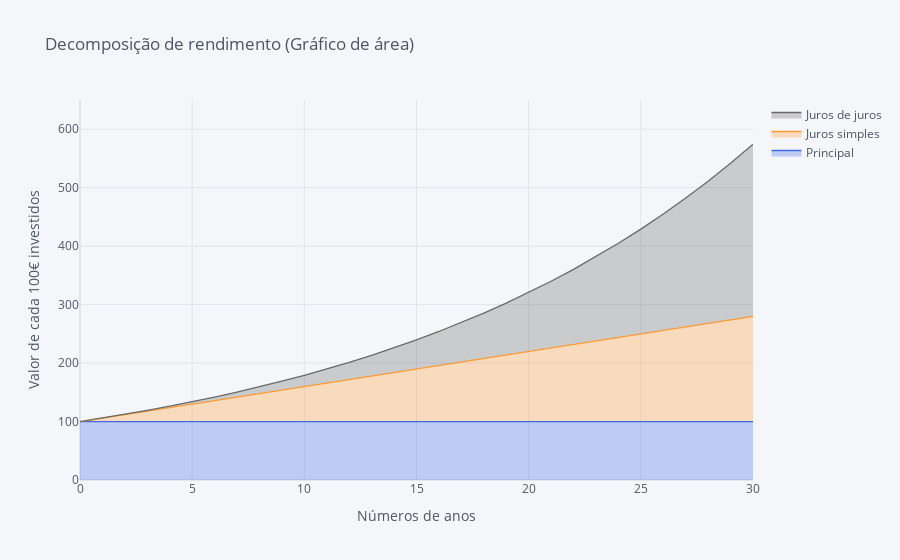

Notebook code for this chart:
### Markdown cell above
Por último acabei por fazer um gráfico de área, pois dá para nos apercebermos melhor daquele crescimento exponential que os juros de juros começam a ter.

Naturalmente, esta é uma forte razão para que o período de investimento deva ser o maior possível e que devemos começar a poupar o mais cedo possível.

### Code cell
df[['Principal', 'Juros simples', 'Juros de juros']].iplot(kind='area',
                                                                   yTitle='Valor de cada 100€ investidos',
                                                                   xTitle='Números de anos',
                                                                   yrange=[0, 650], fill=True,
                                                                   colors=['royalblue', 'orange', 'dimgray'],
                                                                   title='Decomposição de rendimento (Gráfico de área)')

### Figure 1 — Plotly figure (JSON) as saved in the notebook; plotly's stock layout.template omitted (floating-point values rounded to 4 significant figures)
{"data": [{"fill": "tonexty", "fillcolor": "rgba(65, 105, 225, 0.3)", "line": {"color": "rgba(65, 105, 225, 1.0)", "dash": "solid", "shape": "linear", "width": 1.3}, "mode": "lines", "name": "Principal", "text": "", "type": "scatter", "x": [0, 1, 2, 3, 4, 5, 6, 7, 8, 9, 10, 11, 12, 13, 14, 15, 16, 17, 18, 19, 20, 21, 22, 23, 24, 25, 26, 27, 28, 29, 30], "y": [100, 100, 100, 100, 100, 100, 100, 100, 100, 100, 100, 100, 100, 100, 100, 100, 100, 100, 100, 100, 100, 100, 100, 100, 100, 100, 100, 100, 100, 100, 100]}, {"fill": "tonexty", "fillcolor": "rgba(255, 153, 51, 0.3)", "line": {"color": "rgba(255, 153, 51, 1.0)", "dash": "solid", "shape": "linear", "width": 1.3}, "mode": "lines", "name": "Juros simples", "text": "", "type": "scatter", "x": [0, 1, 2, 3, 4, 5, 6, 7, 8, 9, 10, 11, 12, 13, 14, 15, 16, 17, 18, 19, 20, 21, 22, 23, 24, 25, 26, 27, 28, 29, 30], "y": [100, 106, 112, 118, 124, 130, 136, 142, 148, 154, 160, 166, 172, 178, 184, 190, 196, 202, 208, 214, 220, 226, 232, 238, 244, 250, 256, 262, 268, 274, 280]}, {"fill": "tonexty", "fillcolor": "rgba(105, 105, 105, 0.3)", "line": {"color": "rgba(105, 105, 105, 1.0)", "dash": "solid", "shape": "linear", "width": 1.3}, "mode": "lines", "name": "Juros de juros", "text": "", "type": "scatter", "x": [0, 1, 2, 3, 4, 5, 6, 7, 8, 9, 10, 11, 12, 13, 14, 15, 16, 17, 18, 19, 20, 21, 22, 23, 24, 25, 26, 27, 28, 29, 30], "y": [100, 106, 112.4, 119.1, 126.2, 133.8, 141.8, 150.4, 159.4, 168.9, 179.1, 189.8, 201.2, 213.3, 226.1, 239.7, 254.0, 269.3, 285.4, 302.6, 320.7, 340.0, 360.4, 382.0, 404.9, 429.2, 454.9, 482.2, 511.2, 541.8, 574.4]}], "layout": {"autosize": true, "legend": {"bgcolor": "#F5F6F9", "font": {"color": "#4D5663"}}, "paper_bgcolor": "#F5F6F9", "plot_bgcolor": "#F5F6F9", "title": {"font": {"color": "#4D5663"}, "text": "Decomposição de rendimento (Gráfico de área)"}, "xaxis": {"autorange": true, "gridcolor": "#E1E5ED", "range": [0, 30], "showgrid": true, "tickfont": {"color": "#4D5663"}, "title": {"font": {"color": "#4D5663"}, "text": "Números de anos"}, "type": "linear", "zerolinecolor": "#E1E5ED"}, "yaxis": {"gridcolor": "#E1E5ED", "range": [0, 650], "showgrid": true, "tickfont": {"color": "#4D5663"}, "title": {"font": {"color": "#4D5663"}, "text": "Valor de cada 100€ investidos"}, "type": "linear", "zerolinecolor": "#E1E5ED"}}}
